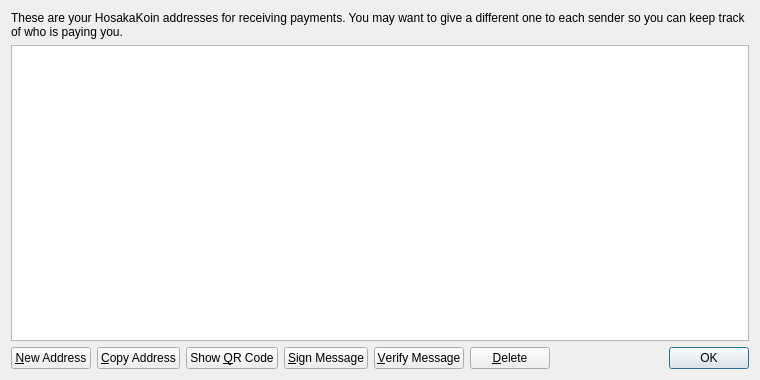
<?xml version="1.0" encoding="UTF-8"?>
<ui version="4.0">
 <class>AddressBookPage</class>
 <widget class="QWidget" name="AddressBookPage">
  <property name="geometry">
   <rect>
    <x>0</x>
    <y>0</y>
    <width>760</width>
    <height>380</height>
   </rect>
  </property>
  <property name="windowTitle">
   <string>Address Book</string>
  </property>
  <layout class="QVBoxLayout" name="verticalLayout">
   <item>
    <widget class="QLabel" name="labelExplanation">
     <property name="text">
      <string>These are your HosakaKoin addresses for receiving payments. You may want to give a different one to each sender so you can keep track of who is paying you.</string>
     </property>
     <property name="textFormat">
      <enum>Qt::PlainText</enum>
     </property>
     <property name="wordWrap">
      <bool>true</bool>
     </property>
    </widget>
   </item>
   <item>
    <widget class="QTableView" name="tableView">
     <property name="contextMenuPolicy">
      <enum>Qt::CustomContextMenu</enum>
     </property>
     <property name="toolTip">
      <string>Double-click to edit address or label</string>
     </property>
     <property name="tabKeyNavigation">
      <bool>false</bool>
     </property>
     <property name="alternatingRowColors">
      <bool>true</bool>
     </property>
     <property name="selectionMode">
      <enum>QAbstractItemView::SingleSelection</enum>
     </property>
     <property name="selectionBehavior">
      <enum>QAbstractItemView::SelectRows</enum>
     </property>
     <property name="sortingEnabled">
      <bool>true</bool>
     </property>
     <attribute name="verticalHeaderVisible">
      <bool>false</bool>
     </attribute>
    </widget>
   </item>
   <item>
    <layout class="QHBoxLayout" name="horizontalLayout">
     <item>
      <widget class="QPushButton" name="newAddressButton">
       <property name="toolTip">
        <string>Create a new address</string>
       </property>
       <property name="text">
        <string>&amp;New Address</string>
       </property>
       <property name="icon">
        <iconset resource="../bitcoin.qrc">
         <normaloff>:/icons/add</normaloff>:/icons/add</iconset>
       </property>
      </widget>
     </item>
     <item>
      <widget class="QPushButton" name="copyToClipboard">
       <property name="toolTip">
        <string>Copy the currently selected address to the system clipboard</string>
       </property>
       <property name="text">
        <string>&amp;Copy Address</string>
       </property>
       <property name="icon">
        <iconset resource="../bitcoin.qrc">
         <normaloff>:/icons/editcopy</normaloff>:/icons/editcopy</iconset>
       </property>
      </widget>
     </item>
     <item>
      <widget class="QPushButton" name="showQRCode">
       <property name="text">
        <string>Show &amp;QR Code</string>
       </property>
       <property name="icon">
        <iconset resource="../bitcoin.qrc">
         <normaloff>:/icons/qrcode</normaloff>:/icons/qrcode</iconset>
       </property>
      </widget>
     </item>
     <item>
      <widget class="QPushButton" name="signMessage">
       <property name="toolTip">
        <string>Sign a message to prove you own a Bitcoin address</string>
       </property>
       <property name="text">
        <string>&amp;Sign Message</string>
       </property>
       <property name="icon">
        <iconset resource="../bitcoin.qrc">
         <normaloff>:/icons/edit</normaloff>:/icons/edit</iconset>
       </property>
      </widget>
     </item>
     <item>
      <widget class="QPushButton" name="verifyMessage">
       <property name="toolTip">
        <string>Verify a message to ensure it was signed with a specified Bitcoin address</string>
       </property>
       <property name="text">
        <string>&amp;Verify Message</string>
       </property>
       <property name="icon">
        <iconset resource="../bitcoin.qrc">
         <normaloff>:/icons/transaction_0</normaloff>:/icons/transaction_0</iconset>
       </property>
      </widget>
     </item>
     <item>
      <widget class="QPushButton" name="deleteButton">
       <property name="toolTip">
        <string>Delete the currently selected address from the list. Only sending addresses can be deleted.</string>
       </property>
       <property name="text">
        <string>&amp;Delete</string>
       </property>
       <property name="icon">
        <iconset resource="../bitcoin.qrc">
         <normaloff>:/icons/remove</normaloff>:/icons/remove</iconset>
       </property>
      </widget>
     </item>
     <item>
      <spacer name="horizontalSpacer">
       <property name="orientation">
        <enum>Qt::Horizontal</enum>
       </property>
       <property name="sizeHint" stdset="0">
        <size>
         <width>40</width>
         <height>20</height>
        </size>
       </property>
      </spacer>
     </item>
     <item>
      <widget class="QDialogButtonBox" name="buttonBox">
       <property name="sizePolicy">
        <sizepolicy hsizetype="Maximum" vsizetype="Fixed">
         <horstretch>0</horstretch>
         <verstretch>0</verstretch>
        </sizepolicy>
       </property>
       <property name="standardButtons">
        <set>QDialogButtonBox::Ok</set>
       </property>
      </widget>
     </item>
    </layout>
   </item>
  </layout>
 </widget>
 <resources>
  <include location="../bitcoin.qrc"/>
 </resources>
 <connections/>
</ui>
